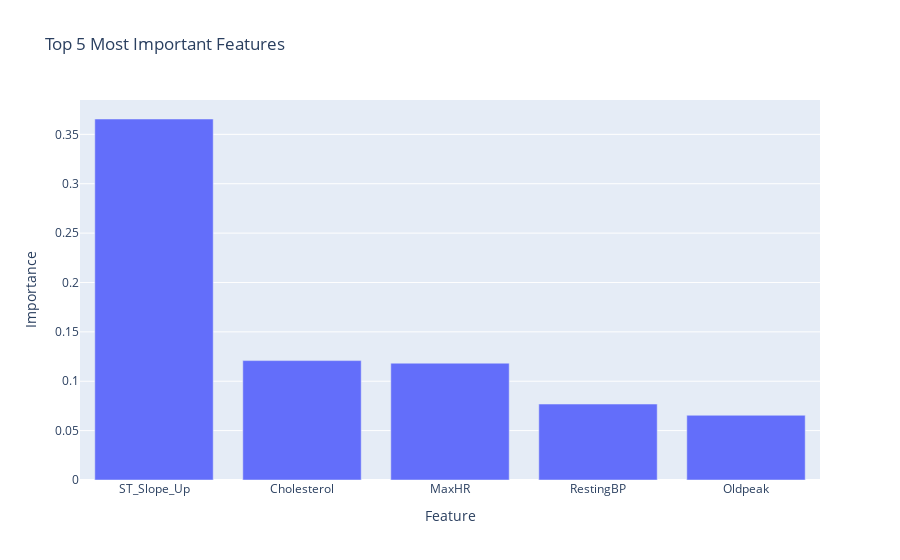

Notebook code cell kept with this figure:
### Code cell
feature_names = X_train.columns.tolist()

importance = model.feature_importances_

# Summarize feature importance
feature_importance = pd.DataFrame({'Feature': feature_names, 'Importance': importance})

# Sort features by importance
feature_importance = feature_importance.sort_values(by='Importance', ascending=False)

# Get top 5 most important features
top_features = feature_importance.head(5)

# Plot feature importance using Plotly
fig = px.bar(top_features, x='Feature', y='Importance', title='Top 5 Most Important Features')
fig.show()

### Figure 1 — Plotly figure (JSON) as saved in the notebook; plotly's stock layout.template omitted (floating-point values rounded to 4 significant figures)
{"data": [{"alignmentgroup": "True", "hovertemplate": "Feature=%{x}<br>Importance=%{y}<extra></extra>", "legendgroup": "", "marker": {"color": "#636efa", "pattern": {"shape": ""}}, "name": "", "offsetgroup": "", "orientation": "v", "showlegend": false, "textposition": "auto", "type": "bar", "x": ["ST_Slope_Up", "Cholesterol", "MaxHR", "RestingBP", "Oldpeak"], "xaxis": "x", "y": [0.3655, 0.1209, 0.1183, 0.0769, 0.06554], "yaxis": "y"}], "layout": {"barmode": "relative", "legend": {"tracegroupgap": 0}, "title": {"text": "Top 5 Most Important Features"}, "xaxis": {"anchor": "y", "domain": [0, 1], "title": {"text": "Feature"}}, "yaxis": {"anchor": "x", "domain": [0, 1], "title": {"text": "Importance"}}}}
